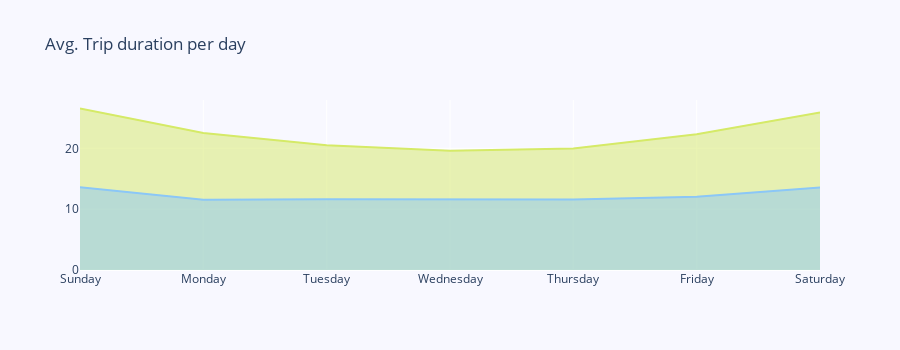

Notebook cell for this chart:
### Code cell
lineplot(member_by_duration, 'week_day', 'trip_duration', 'Avg. Trip duration per day', 'member_casual', text='trip_dur', duration='trip_duration')

### Figure 1 — Plotly figure (JSON) as saved in the notebook; plotly's stock layout.template omitted (floating-point values rounded to 4 significant figures)
{"data": [{"customdata": [["26:33"], ["22:32"], ["20:30"], ["19:35"], ["19:59"], ["22:19"], ["25:55"]], "fill": "tozeroy", "hovertemplate": "Membership Type=casual<br>Week Day=%{x}<br>Trip Duration=%{customdata[0]}<extra></extra>", "legendgroup": "casual", "line": {"color": "#D5EA67", "dash": "solid"}, "marker": {"symbol": "circle"}, "mode": "lines", "name": "casual", "orientation": "v", "showlegend": true, "textposition": "top center", "type": "scatter", "x": ["Sunday", "Monday", "Tuesday", "Wednesday", "Thursday", "Friday", "Saturday"], "xaxis": "x", "y": [26.56, 22.53, 20.51, 19.6, 20.0, 22.32, 25.92], "yaxis": "y"}, {"customdata": [["13:36"], ["11:33"], ["11:38"], ["11:35"], ["11:36"], ["12:2"], ["13:35"]], "fill": "tozeroy", "hovertemplate": "Membership Type=member<br>Week Day=%{x}<br>Trip Duration=%{customdata[0]}<extra></extra>", "legendgroup": "member", "line": {"color": "#8BC7F7", "dash": "solid"}, "marker": {"symbol": "circle"}, "mode": "lines", "name": "member", "orientation": "v", "showlegend": true, "textposition": "top center", "type": "scatter", "x": ["Sunday", "Monday", "Tuesday", "Wednesday", "Thursday", "Friday", "Saturday"], "xaxis": "x", "y": [13.61, 11.55, 11.65, 11.59, 11.6, 12.04, 13.58], "yaxis": "y"}], "layout": {"height": 350, "legend": {"title": {"text": "Membership Type"}, "tracegroupgap": 0}, "paper_bgcolor": "rgb(248, 248, 255)", "plot_bgcolor": "rgb(248, 248, 255)", "showlegend": false, "title": {"text": "Avg. Trip duration per day"}, "xaxis": {"anchor": "y", "categoryarray": ["Sunday", "Monday", "Tuesday", "Wednesday", "Thursday", "Friday", "Saturday"], "categoryorder": "array", "domain": [0, 1], "fixedrange": true, "title": {"text": ""}, "visible": true}, "yaxis": {"anchor": "x", "domain": [0, 1], "fixedrange": true, "showticklabels": true, "title": {"text": ""}, "visible": true}}}
